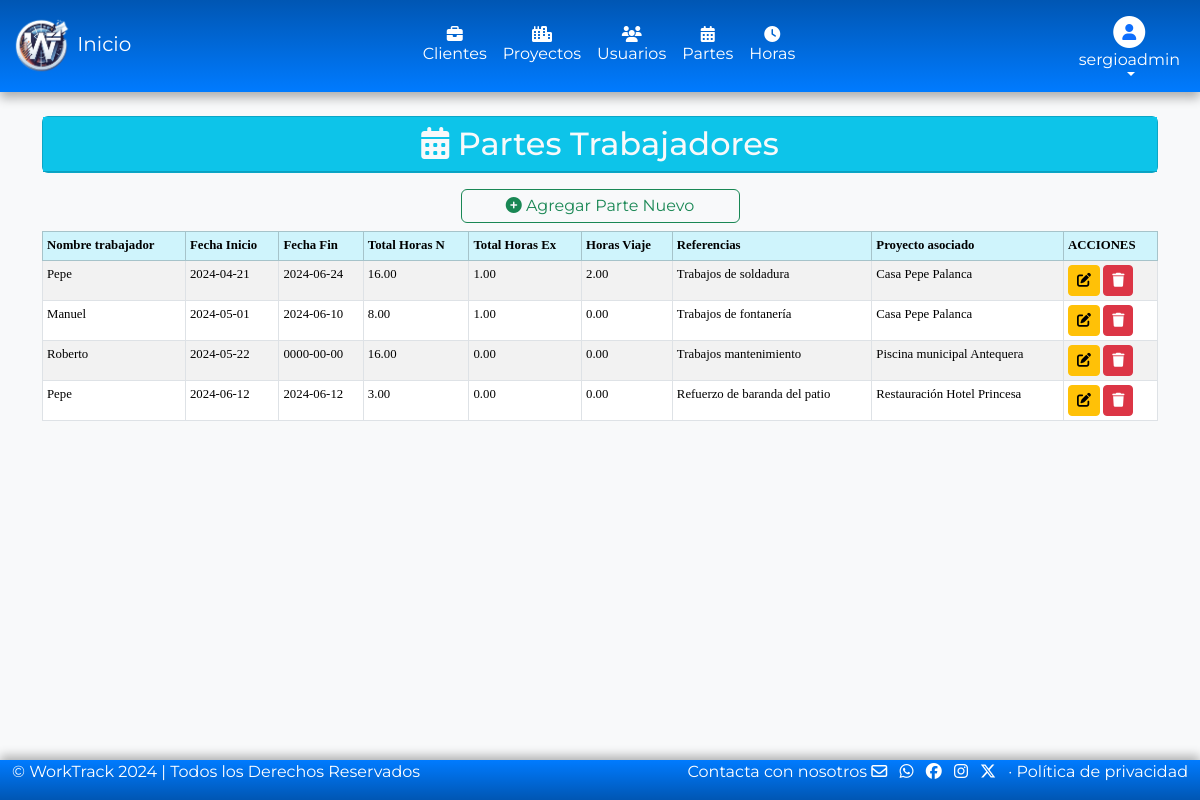
The page /models/partes/partes.php (signed in) on the database its author committed.
### tables this page shows
CREATE TABLE `partes` (
  `idParte` int(11) NOT NULL,
  `fechaInicio` date DEFAULT NULL,
  `fechaFin` date DEFAULT NULL,
  `totalHorasNormales` decimal(5,2) DEFAULT NULL,
  `totalHorasExtras` decimal(5,2) DEFAULT NULL,
  `horasViaje` decimal(5,2) DEFAULT NULL,
  `comentarios` text DEFAULT NULL,
  `idUsuario` int(11) DEFAULT NULL,
  `idProyecto` int(11) DEFAULT NULL
);

CREATE TABLE `usuarios` (
  `idUsuario` int(11) NOT NULL,
  `usuario` varchar(50) NOT NULL,
  `password` varchar(100) NOT NULL,
  `nombre` varchar(50) DEFAULT NULL,
  `apellidos` varchar(100) DEFAULT NULL,
  `direccion` varchar(100) DEFAULT NULL,
  `telefono` varchar(9) DEFAULT NULL,
  `email` varchar(50) DEFAULT NULL,
  `idRol` int(5) NOT NULL
);

CREATE TABLE `proyectos` (
  `idProyecto` int(11) NOT NULL,
  `nombre` varchar(100) DEFAULT NULL,
  `lugar` varchar(100) DEFAULT NULL,
  `fechaInicio` date DEFAULT NULL,
  `fechaFin` date DEFAULT NULL,
  `idCliente` int(11) DEFAULT NULL
);

### models/partes/partes.php (the view, shortened to what this page needs)
<?php
require '../../config/conexion.php';
if ($_SESSION['rol'] == 1) {
    $consultaParte = $conexionbd->prepare("SELECT partes.idParte, partes.fechaInicio, partes.fechaFin,
    SUM(partesHoras.horasNormales) AS totalHorasNormales,
    SUM(partesHoras.horasExtras) AS totalHorasExtras,
    partes.horasViaje, partes.comentarios, usuarios.nombre AS nombreUsuario, proyectos.nombre AS nombreProyecto
    FROM partes
    INNER JOIN usuarios ON partes.idUsuario = usuarios.idUsuario
    INNER JOIN proyectos ON partes.idProyecto = proyectos.idProyecto
    LEFT JOIN partesHoras ON partes.idParte = partesHoras.idParte
    GROUP BY partes.idParte
");
$consultaParte->execute();
}
?>
<!DOCTYPE html>
<html lang="es">
<head>
    <link rel="stylesheet" href="../../assets/css/bootstrap.min.css">
    <link rel="stylesheet" href="../../assets/css/all.min.css">
</head>
<header>
    <?php
    if ($_SESSION['rol'] == 1) {
        require_once('../headerAdmin.php');
    } elseif ($_SESSION['rol'] == 2) {
        require_once('../headerUser.php');
    }
    ?>
</header>
<body>
    <div class="container py-4">
        <div class="card text-bg-info mb-3">
            <span class="placeholder-wave col-12 placeholder-lg bg-info">
                <h2 class="card-header text-center text-light"><i class="fa-solid fa-calendar-days"></i> Partes Trabajadores</h2>
            </span>
        </div>
        <div class="d-grid col-3 mx-auto">
            <a href="#" class="btn btn-outline-success p-1" data-bs-toggle="modal" data-bs-target="#nuevoParteModal"><i class="fa-solid fa-circle-plus"></i> Agregar Parte Nuevo</a>
        </div>
        <div class="table-responsive-sm">
            <table class="table table-striped table-sm table-hover table-bordered mt-2" style="font-size: 0.8em;">
                <thead class="table-info">
                    <tr>
                        <th>Nombre trabajador</th>
                        <th>Fecha Inicio</th>
                        <th>Fecha Fin</th>
                        <th>Total Horas N</th>
                        <th>Total Horas Ex</th>
                        <th>Horas Viaje</th>
                        <th>Referencias</th>
                        <th>Proyecto asociado</th>
                        <th>ACCIONES</th>
                    </tr>
                </thead>
                <tbody class="table-secundary">
                    <?php while ($registro = $consultaParte->fetch(PDO::FETCH_ASSOC)) : ?>
                        <tr>
                            <td><?= $registro['nombreUsuario'] ?></td>
                            <td><?= $registro['fechaInicio'] ?></td>
                            <td><?= $registro['fechaFin'] ?></td>
                            <td><?= $registro['totalHorasNormales'] ?></td>
                            <td><?= $registro['totalHorasExtras'] ?></td>
                            <td><?= $registro['horasViaje'] ?></td>
                            <td><?= $registro['comentarios'] ?></td>
                            <td><?= $registro['nombreProyecto'] ?></td>
                            <td>
                                <a href="#" class="btn btn-sm btn-warning" data-bs-toggle="modal" data-bs-target="#editarParteModal" data-bs-id="<?= $registro['idParte'] ?>">
                                    <i class="fa-solid fa-pen-to-square"></i>
                                </a>
                                <a href="#" class="btn btn-sm btn-danger" data-bs-toggle="modal" data-bs-target="#eliminarParteModal" data-bs-id="<?= $registro['idParte'] ?>">
                                    <i class="fa-solid fa-trash"></i>
                                </a>
                            </td>
                        </tr>
                    <?php endwhile; ?>
                </tbody>
            </table>
        </div>
    </div>
</body>
<footer>
    <?php
    require_once('../footer.php');
    ?>
</footer>
</html>

### models/headerAdmin.php (style rules this page uses)
body { font-family: 'Montserrat'; background-color: #f8f9fa; }
.table { font-family: 'Lucida Sans'; }

### rows shown on the page
partes: idUsuario.nombre "Pepe", fechaInicio "2024-04-21", fechaFin "2024-06-24", totalHorasNormales "16.00", totalHorasExtras "1.00", horasViaje "2.00", comentarios "Trabajos de soldadura", idProyecto.nombre "Casa Pepe Palanca"
partes: idUsuario.nombre "Manuel", fechaInicio "2024-05-01", fechaFin "2024-06-10", totalHorasNormales "8.00", totalHorasExtras "1.00", horasViaje "0.00", comentarios "Trabajos de fontanería", idProyecto.nombre "Casa Pepe Palanca"
partes: idUsuario.nombre "Roberto", fechaInicio "2024-05-22", fechaFin "0000-00-00", totalHorasNormales "16.00", totalHorasExtras "0.00", horasViaje "0.00", comentarios "Trabajos mantenimiento", idProyecto.nombre "Piscina municipal Antequera"
partes: idUsuario.nombre "Pepe", fechaInicio "2024-06-12", fechaFin "2024-06-12", totalHorasNormales "3.00", totalHorasExtras "0.00", horasViaje "0.00", comentarios "Refuerzo de baranda del patio", idProyecto.nombre "Restauración Hotel Princesa"

### other values the page prints
$_SESSION['usuario'] "sergioadmin"
